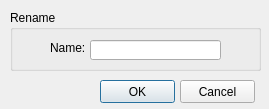
<?xml version="1.0" encoding="UTF-8"?>
<ui version="4.0">
 <class>RenameDlg</class>
 <widget class="QDialog" name="RenameDlg">
  <property name="geometry">
   <rect>
    <x>0</x>
    <y>0</y>
    <width>269</width>
    <height>109</height>
   </rect>
  </property>
  <property name="windowTitle">
   <string>Dialog</string>
  </property>
  <widget class="QGroupBox" name="groupBox">
   <property name="geometry">
    <rect>
     <x>10</x>
     <y>10</y>
     <width>251</width>
     <height>61</height>
    </rect>
   </property>
   <property name="title">
    <string>Rename</string>
   </property>
   <widget class="QLabel" name="label">
    <property name="geometry">
     <rect>
      <x>40</x>
      <y>30</y>
      <width>41</width>
      <height>16</height>
     </rect>
    </property>
    <property name="text">
     <string>Name:</string>
    </property>
   </widget>
   <widget class="QLineEdit" name="editName">
    <property name="geometry">
     <rect>
      <x>80</x>
      <y>30</y>
      <width>131</width>
      <height>20</height>
     </rect>
    </property>
    <property name="maxLength">
     <number>30</number>
    </property>
   </widget>
  </widget>
  <widget class="QPushButton" name="okBtn">
   <property name="geometry">
    <rect>
     <x>100</x>
     <y>80</y>
     <width>75</width>
     <height>23</height>
    </rect>
   </property>
   <property name="text">
    <string>OK</string>
   </property>
  </widget>
  <widget class="QPushButton" name="cancelBtn">
   <property name="geometry">
    <rect>
     <x>180</x>
     <y>80</y>
     <width>75</width>
     <height>23</height>
    </rect>
   </property>
   <property name="text">
    <string>Cancel</string>
   </property>
  </widget>
 </widget>
 <resources/>
 <connections/>
</ui>
